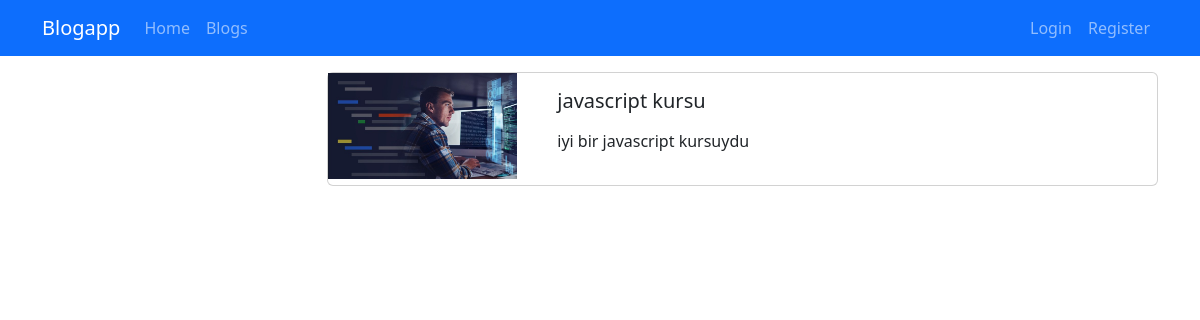
The page /blogs/javascript-kursu on the database its author committed.
### blog/models.py (models this page shows, shortened)
class Blog(models.Model):
    title = models.CharField(max_length=200)
    image = models.ImageField(upload_to="blogs")
    description = RichTextField()
    is_active = models.BooleanField()
    is_home = models.BooleanField(default=False)
    slug = models.SlugField(null=False, blank=True, unique=True, db_index=True, editable=False)
    categories = models.ManyToManyField(Category, blank=True)

### blog/views.py (the view)
# urls.py: path("blogs/<slug:slug>", views.blog_details, name="blog_details"),
def blog_details(request, slug):
    blog = Blog.objects.get(slug=slug)
    return render(request, "blog/blog-details.html", {
        "blog": blog
    })

### blog/templates/blog/blog-details.html
{% extends "base.html" %} {% load static %} {% block title %} Blog Details {%endblock %} {% block content %}
<div class="container mt-3">
  <div class="row">
    <div class="col-3">{% include 'partials/_categories.html' %}</div>
    <div class="col-9">
      <div class="card mb-3">
        <div class="row">
          <div class="col-md-3">
            <img src="{{ blog.image.url }}" alt="" class="img-fluid" />
          </div>
          <div class="col-md-9">
            <div class="card-body">
              <h5 class="card-title">{{ blog.title }}</h5>
              <p class="card-text">{{ blog.description|safe }}</p>
            </div>
          </div>
        </div>
      </div>
    </div>
  </div>
</div>
{% endblock %}

### rows shown on the page
Blog: image (picture), title "javascript kursu", description "iyi bir javascript kursuydu"
